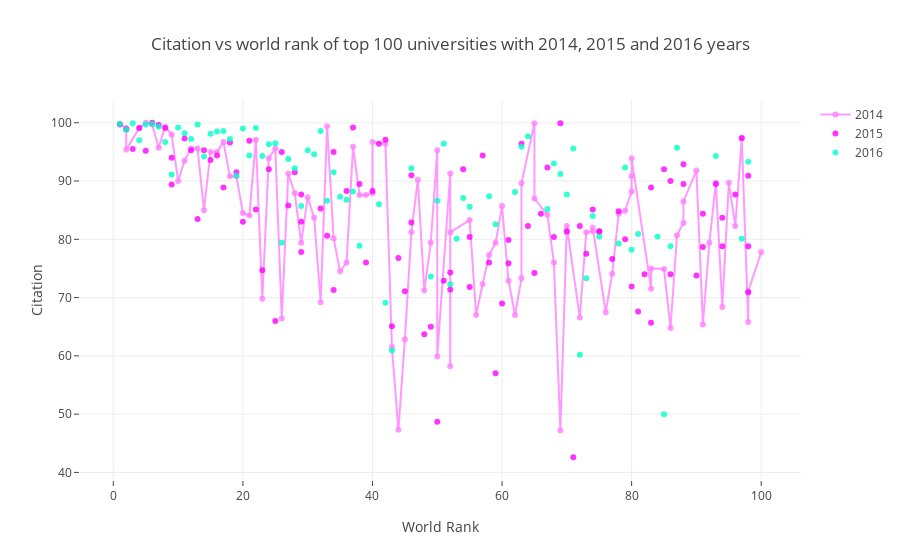

Notebook cell for this chart:
### Markdown cell above
## Scatter

### Code cell
df2014 = timesData[timesData.year == 2014].iloc[:100,:]
df2015 = timesData[timesData.year == 2015].iloc[:100,:]
df2016 = timesData[timesData.year == 2016].iloc[:100,:]

import plotly.graph_objs as go
trace1 =go.Scatter(
                    x = df2014.world_rank,
                    y = df2014.citations,
                    mode = "lines+markers",
                    name = "2014",
                    marker = dict(color = 'rgba(255, 128, 255, 0.8)'),
                    text= df2014.university_name)
trace2=go.Scatter(
                    x=df2015.world_rank,
                    y=df2015.citations,
                    mode='markers',
                    name="2015",
                    marker=dict(color='rgba(255,0,255,0.8)'),
                    text=df2015.university_name)
trace3 =go.Scatter(
                    x = df2016.world_rank,
                    y = df2016.citations,
                    mode = "markers",
                    name = "2016",
                    marker = dict(color = 'rgba(0, 255, 200, 0.8)'),
                    text= df2016.university_name)
data = [trace1, trace2, trace3]
layout = dict(title = 'Citation vs world rank of top 100 universities with 2014, 2015 and 2016 years',
              xaxis= dict(title= 'World Rank',ticklen= 5,zeroline= False),
              yaxis= dict(title= 'Citation',ticklen= 5,zeroline= False)
             )
fig = dict(data = data, layout = layout)
iplot(fig)

### Figure 1 — Plotly figure (JSON) as saved in the notebook; plotly's stock layout.template omitted (floating-point values rounded to 4 significant figures)
{"data": [{"marker": {"color": "rgba(255, 128, 255, 0.8)"}, "mode": "lines+markers", "name": "2014", "text": ["California Institute of Technology", "Harvard University", "University of Oxford", "Stanford University", "Massachusetts Institute of Technology", "Princeton University", "University of Cambridge", "University of California, Berkeley", "University of Chicago", "Imperial College London", "Yale University", "University of California, Los Angeles", "Columbia University", "ETH Zurich – Swiss Federal Institute of Technology Zurich", "Johns Hopkins University", "University of Pennsylvania", "Duke University", "University of Michigan", "Cornell University", "University of Toronto", "University College London", "Northwestern University", "University of Tokyo", "Carnegie Mellon University", "University of Washington", "National University of Singapore", "University of Texas at Austin", "Georgia Institute of Technology", "University of Illinois at Urbana-Champaign", "University of Wisconsin-Madison", "University of British Columbia", "London School of Economics and Political Science", "University of California, Santa Barbara", "University of Melbourne", "McGill University", "Karolinska Institute", "École Polytechnique Fédérale de Lausanne", "King’s College London", "University of Edinburgh", "New York University", "University of California, San Diego", "Washington University in St Louis", "University of Hong Kong", "Seoul National University", "Peking University", "University of Minnesota", "University of North Carolina at Chapel Hill", "Australian National University", "Pennsylvania State University", "Boston University", "Tsinghua University", "Brown University", "Kyoto University", "University of California, Davis", "LMU Munich", "Korea Advanced Institute of Science and Technology (KAIST)", "Hong Kong University of Science and Technology", "University of Manchester", "Ohio State University", "Pohang University of Science and Technology", "KU Leuven", "Purdue University", "The University of Queensland", "University of Göttingen", "Rice University", "École Normale Supérieure", "Leiden University", "Heidelberg University", "Delft University of Technology", "University of Southern California", "École Polytechnique", "University of Sydney", "Erasmus University Rotterdam", "University of Basel", "Utrecht University", "Nanyang Technological University", "Wageningen University and Research Center", "University of Pittsburgh", "University of Bristol", "Durham University", "Emory University", "Tufts University", "Michigan State University", "University of Amsterdam", "Ghent University", "Free University of Berlin", "Technical University of Munich", "Case Western Reserve University", "Vanderbilt University", "University of Notre Dame", "Monash University", "McMaster University", "University of California, Irvine", "Humboldt University of Berlin", "University of Rochester", "Pierre and Marie Curie University", "University of Colorado Boulder", "Maastricht University", "University of Groningen", "University of Helsinki"], "type": "scatter", "uid": "befd9031-945c-4d3b-b290-0e9eb8c98aa5", "x": ["1", "2", "2", "4", "5", "6", "7", "8", "9", "10", "11", "12", "13", "14", "15", "16", "17", "18", "19", "20", "21", "22", "23", "24", "25", "26", "27", "28", "29", "30", "31", "32", "33", "34", "35", "36", "37", "38", "39", "40", "40", "42", "43", "44", "45", "46", "47", "48", "49", "50", "50", "52", "52", "52", "55", "56", "57", "58", "59", "60", "61", "62", "63", "63", "65", "65", "67", "68", "69", "70", "70", "72", "73", "74", "74", "76", "77", "78", "79", "80", "80", "80", "83", "83", "85", "86", "87", "88", "88", "90", "91", "92", "93", "94", "95", "96", "97", "98", "98", "100"], "y": [99.8, 99.1, 95.4, 99.1, 100, 99.7, 95.7, 99.3, 98, 90, 93.5, 95.6, 95.6, 85, 95, 95, 96.7, 90.8, 90.8, 84.5, 84.1, 97.1, 69.8, 93.9, 95.6, 66.4, 91.3, 87.9, 79.4, 87.2, 83.7, 69.2, 99.4, 80.2, 74.5, 76, 95.9, 87.6, 87.6, 87.9, 96.7, 96.4, 61.5, 47.3, 62.8, 81.2, 90.2, 71.2, 79.4, 95.3, 59.9, 91.3, 58.2, 81.2, 83.3, 67, 72.3, 77.3, 79.4, 85.7, 72.9, 67, 73.3, 89.6, 99.9, 87, 84.2, 76, 47.2, 81.2, 82.3, 66.6, 81.2, 81.4, 82, 67.5, 74.1, 84.4, 84.9, 88.2, 90.8, 93.9, 71.5, 75, 74.9, 64.8, 80.7, 82.8, 86.5, 91.8, 65.4, 79.4, 89.7, 68.4, 89.7, 82.3, 97.3, 65.8, 71.1, 77.8]}, {"marker": {"color": "rgba(255,0,255,0.8)"}, "mode": "markers", "name": "2015", "text": ["California Institute of Technology", "Harvard University", "University of Oxford", "Stanford University", "University of Cambridge", "Massachusetts Institute of Technology", "Princeton University", "University of California, Berkeley", "Imperial College London", "Yale University", "University of Chicago", "University of California, Los Angeles", "ETH Zurich – Swiss Federal Institute of Technology Zurich", "Columbia University", "Johns Hopkins University", "University of Pennsylvania", "University of Michigan", "Duke University", "Cornell University", "University of Toronto", "Northwestern University", "University College London", "University of Tokyo", "Carnegie Mellon University", "National University of Singapore", "University of Washington", "Georgia Institute of Technology", "University of Texas at Austin", "LMU Munich", "University of Illinois at Urbana-Champaign", "University of Wisconsin-Madison", "University of British Columbia", "University of Melbourne", "London School of Economics and Political Science", "École Polytechnique Fédérale de Lausanne", "University of Edinburgh", "University of California, Santa Barbara", "New York University", "McGill University", "King’s College London", "University of California, San Diego", "Washington University in St Louis", "University of Hong Kong", "Karolinska Institute", "Australian National University", "University of Minnesota", "University of North Carolina at Chapel Hill", "Peking University", "Tsinghua University", "Seoul National University", "Hong Kong University of Science and Technology", "Korea Advanced Institute of Science and Technology (KAIST)", "University of Manchester", "Brown University", "KU Leuven", "University of California, Davis", "Boston University", "Pennsylvania State University", "Kyoto University", "University of Sydney", "Nanyang Technological University", "École Polytechnique", "Scuola Normale Superiore di Pisa", "Leiden University", "The University of Queensland", "Pohang University of Science and Technology", "University of Göttingen", "Ohio State University", "Rice University", "Heidelberg University", "Delft University of Technology", "Erasmus University Rotterdam", "Wageningen University and Research Center", "University of Bristol", "University of Basel", "University of Southern California", "University of Amsterdam", "École Normale Supérieure", "Utrecht University", "Humboldt University of Berlin", "Free University of Berlin", "Michigan State University", "Durham University", "Monash University", "Middle East Technical University", "University of Arizona", "University of Notre Dame", "Tufts University", "University of California, Irvine", "Ghent University", "University of Massachusetts", "University of Pittsburgh", "Emory University", "McMaster University", "University of Glasgow", "Vanderbilt University", "University of Colorado Boulder", "Stockholm University", "Technical University of Munich", "Uppsala University"], "type": "scatter", "uid": "e7ffed25-4493-4996-9cb1-adfb59a318b7", "x": ["1", "2", "3", "4", "5", "6", "7", "8", "9", "9", "11", "12", "13", "14", "15", "16", "17", "18", "19", "20", "21", "22", "23", "24", "25", "26", "27", "28", "29", "29", "29", "32", "33", "34", "34", "36", "37", "38", "39", "40", "41", "42", "43", "44", "45", "46", "46", "48", "49", "50", "51", "52", "52", "54", "55", "55", "57", "58", "59", "60", "61", "61", "63", "64", "65", "66", "67", "68", "69", "70", "71", "72", "73", "74", "75", "75", "77", "78", "79", "80", "81", "82", "83", "83", "85", "86", "86", "88", "88", "90", "91", "91", "93", "94", "94", "96", "97", "98", "98", "98"], "y": [99.7, 98.9, 95.5, 99.1, 95.2, 100, 99.6, 99.1, 89.4, 94, 97.3, 95.3, 83.5, 95.3, 93.6, 94.4, 88.9, 96.6, 91.5, 83, 96.9, 85.1, 74.7, 92, 66, 95, 85.8, 91.5, 83, 77.8, 87.7, 85.3, 80.6, 71.3, 95, 88.3, 99.2, 89.5, 76, 88.3, 96.4, 97.1, 65.1, 76.8, 71.1, 82.9, 91, 63.7, 65, 48.7, 72.9, 71.4, 74.3, 92, 71.8, 80.4, 94.4, 76, 57, 69, 75.9, 79.9, 96.4, 82.3, 74.2, 84.4, 92.3, 80.4, 99.9, 81.4, 42.6, 82.3, 77.5, 85.1, 81.4, 81.3, 76.6, 84.8, 80, 71.9, 67.6, 74, 88.9, 65.7, 92, 74, 90, 92.9, 89.5, 73.8, 78.7, 84.4, 89.5, 78.8, 83.7, 87.7, 97.4, 90.9, 78.8, 70.9]}, {"marker": {"color": "rgba(0, 255, 200, 0.8)"}, "mode": "markers", "name": "2016", "text": ["California Institute of Technology", "University of Oxford", "Stanford University", "University of Cambridge", "Massachusetts Institute of Technology", "Harvard University", "Princeton University", "Imperial College London", "ETH Zurich – Swiss Federal Institute of Technology Zurich", "University of Chicago", "Johns Hopkins University", "Yale University", "University of California, Berkeley", "University College London", "Columbia University", "University of California, Los Angeles", "University of Pennsylvania", "Cornell University", "University of Toronto", "Duke University", "University of Michigan", "Carnegie Mellon University", "London School of Economics and Political Science", "University of Edinburgh", "Northwestern University", "National University of Singapore", "King’s College London", "Karolinska Institute", "LMU Munich", "New York University", "École Polytechnique Fédérale de Lausanne", "University of Washington", "University of Melbourne", "University of British Columbia", "KU Leuven", "University of Illinois at Urbana-Champaign", "Heidelberg University", "McGill University", "University of California, San Diego", "University of California, Santa Barbara", "Georgia Institute of Technology", "Peking University", "University of Tokyo", "University of California, Davis", "University of Hong Kong", "University of Texas at Austin", "Tsinghua University", "Wageningen University and Research Center", "Humboldt University of Berlin", "University of Wisconsin-Madison", "Brown University", "Australian National University", "Technical University of Munich", "École Normale Supérieure", "Nanyang Technological University", "University of Manchester", "University of Sydney", "University of Amsterdam", "Hong Kong University of Science and Technology", "The University of Queensland", "Washington University in St Louis", "Utrecht University", "University of North Carolina at Chapel Hill", "Boston University", "Delft University of Technology", "University of Minnesota", "Leiden University", "University of Southern California", "University of Bristol", "Durham University", "Erasmus University Rotterdam", "Free University of Berlin", "Monash University", "University of Groningen", "Pennsylvania State University", "University of Glasgow", "University of Helsinki", "University of Tübingen", "University of Pittsburgh", "University of Warwick", "Uppsala University", "University of Copenhagen", "University of New South Wales", "University of Freiburg", "Seoul National University", "University of St Andrews", "Vanderbilt University", "Kyoto University", "Maastricht University", "Emory University", "Lund University", "Ohio State University", "University of Exeter", "University of Bonn", "Georgetown University", "McMaster University", "University of Sheffield", "Queen Mary University of London", "University of Göttingen", "Michigan State University"], "type": "scatter", "uid": "22f0cd76-b152-4be2-9886-969ffc0ef368", "x": ["1", "2", "3", "4", "5", "6", "7", "8", "9", "10", "11", "12", "13", "14", "15", "16", "17", "18", "19", "20", "21", "22", "23", "24", "25", "26", "27", "28", "29", "30", "31", "32", "33", "34", "35", "36", "37", "38", "=39", "=39", "41", "42", "43", "=44", "=44", "46", "=47", "=47", "49", "50", "51", "52", "53", "54", "55", "=56", "=56", "58", "59", "=60", "=60", "62", "63", "64", "=65", "=65", "67", "68", "69", "70", "71", "72", "73", "74", "75", "=76", "=76", "78", "79", "80", "81", "=82", "=82", "84", "85", "86", "87", "=88", "=88", "=90", "=90", "=90", "93", "=94", "=94", "=94", "97", "98", "=99", "=99"], "y": [99.8, 98.8, 99.9, 97, 99.7, 99.8, 99.3, 96.7, 91.1, 99.2, 98.2, 97.2, 99.7, 94.2, 98.1, 98.5, 98.6, 97.2, 90.9, 99, 94.4, 99.1, 94.3, 96.3, 96.5, 79.4, 93.8, 92.2, 85.7, 95.3, 94.6, 98.6, 86.6, 91.5, 87.3, 86.8, 88.2, 78.9, 98.7, 99.2, 86, 69.1, 60.9, 84.3, 70.1, 92.2, 58.8, 87.8, 73.6, 86.6, 96.4, 72.3, 80.1, 87.1, 85.6, 77.3, 77.5, 87.4, 82.6, 82.4, 99.2, 88.1, 95.9, 97.7, 61.5, 88, 85.2, 93, 91.2, 87.7, 95.6, 60.2, 73.3, 84, 80.5, 92.3, 82.1, 79.3, 92.3, 78.2, 80.9, 86.2, 82.1, 80.5, 50, 78.8, 95.7, 46.6, 82.7, 96.7, 81.3, 83.2, 94.3, 85.3, 82.5, 84.9, 80.1, 93.3, 72.7, 76.8]}], "layout": {"title": {"text": "Citation vs world rank of top 100 universities with 2014, 2015 and 2016 years"}, "xaxis": {"ticklen": 5, "title": {"text": "World Rank"}, "zeroline": false}, "yaxis": {"ticklen": 5, "title": {"text": "Citation"}, "zeroline": false}}}
